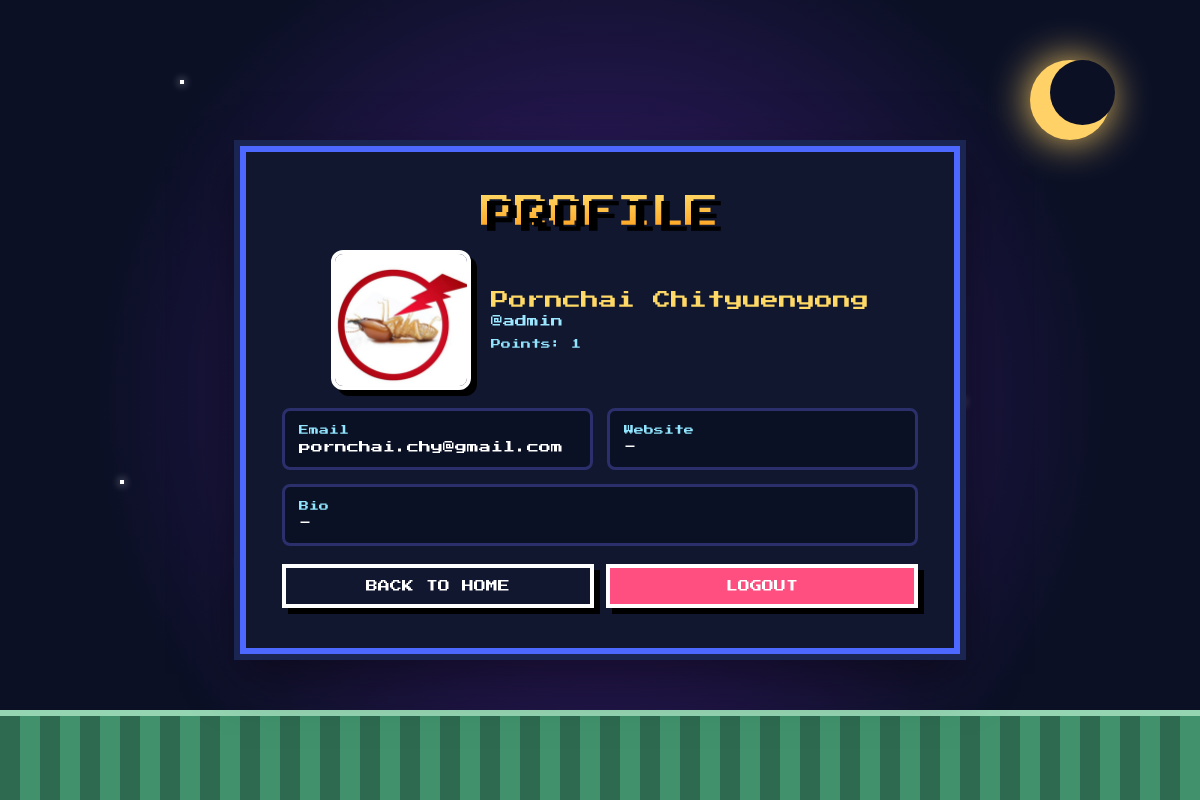
/profile/ (signed in), run on the app's committed database.
### myapp/models.py (models this page shows, shortened)
class Member(models.Model):
    user = models.OneToOneField(User, on_delete=models.CASCADE)
    name = models.CharField(max_length=100, verbose_name='ชื่อ-นามสกุล')
    homenum = models.CharField(max_length=6, verbose_name='บ้านเลขที่')
    email = models.EmailField(verbose_name='อีเมล', null=True, blank=True)
    phone = models.CharField(max_length=10, verbose_name='เบอร์โทร')
    avatar = models.ImageField(upload_to='avatars/', null=True, blank=True, verbose_name='รูปประจำตัว')
    bio = models.TextField(null=True, blank=True, verbose_name='ประวัติส่วนตัว')
    website = models.URLField(null=True, blank=True, verbose_name='เว็บไซต์ส่วนตัว')
    point = models.IntegerField(default=1, verbose_name='คะแนน')

### myapp/views.py (the view)
# urls.py: path('profile/', profile, name='profile'),
@login_required
def profile(request):
    member, created = Member.objects.get_or_create(
        user=request.user
    )
    return render(request, 'profile.html', {
        'member': member
    })

### myapp/templates/profile.html (shortened to what this page needs)
<!DOCTYPE html>
<html lang="en">
<head>
</head>
<body>
<div class="stars">
    <div class="star" style="top:10%;left:15%"></div>
    <div class="star" style="top:50%;left:80%"></div>
    <div class="star" style="top:60%;left:10%"></div>
 </div>
<div class="moon"></div>
<div class="card">
    <div class="title">PROFILE</div>
    <div class="profile-top">
        {% if member.avatar %}
            <img src="{{ member.avatar.url }}" class="avatar" alt="Avatar">
        {% else %}
            <img src="https://www.gravatar.com/avatar/?s=240&d=identicon" class="avatar" alt="Avatar">
        {% endif %}
        <div class="meta">
            <div class="name">{{ member.name|default:"-" }}</div>
            <div class="username">@{{ member.user }}</div>
            <div style="margin-top:6px;font-size:10px;color:#91e5ff"> Points: {{ member.point }}</div>
        </div>
    </div>
    <div class="info-grid">
        <div class="info-card">
            <span class="info-label">Email</span>
            <div class="info-value">{{ member.email|default:"-" }}</div>
        </div>
        <div class="info-card">
            <span class="info-label">Website</span>
            <div class="info-value">{{ member.website|default:"-" }}</div>
        </div>
        <div class="info-card" style="grid-column:1 / -1">
            <span class="info-label">Bio</span>
            <div class="info-value">{{ member.bio|default:"-" }}</div>
        </div>
    </div>
    <div class="btn-group">
        <a href="{% url 'home' %}" class="btn btn-outline">BACK TO HOME</a>
        <a href="{% url 'logout' %}" class="btn btn-logout">LOGOUT</a>
    </div>
</div>
<div class="ground"></div>
</body>
</html>

### myapp/templates/profile.html (style rules this page uses)
* { box-sizing:border-box;margin:0;padding:0 }
body { font-family:'Press Start 2P', cursive; min-height:100vh; display:flex; justify-content:center; align-items:center; overflow:hidden; background: radial-gradient(circle at center, #3f1d78 0%, #0b1025 70%); color:#fff; }
.stars { position:fixed;width:100%;height:100%;overflow:hidden }
.star { position:absolute;width:4px;height:4px;background:#fff;box-shadow:0 0 8px #fff;animation:blink 2s infinite alternate }
.moon { position:absolute;top:60px;right:90px;width:80px;height:80px;background:#ffd166;border-radius:50%;box-shadow:0 0 40px #ffd166 }
.moon:before { content:"";position:absolute;width:65px;height:65px;background:#0b1025;border-radius:50%;left:20px;top:0 }
.card { position:relative;text-align:center;padding:40px 36px;background:#10172e;border:6px solid #4d68ff;box-shadow:0 0 0 6px #1b2552,0 20px 50px rgba(0,0,0,.5);z-index:2;width:min(720px,92%) }
.title { font-size:34px;line-height:1.2;background:linear-gradient(#ffd966,#ff9f1c);-webkit-background-clip:text;-webkit-text-fill-color:transparent;text-shadow:6px 6px #000;margin-bottom:18px }
.profile-top { display:flex;align-items:center;gap:20px;justify-content:center;margin-bottom:18px }
.avatar { width:140px;height:140px;border-radius:12px;object-fit:cover;border:4px solid #fff;box-shadow:6px 6px #000 }
.meta { display:flex;flex-direction:column;align-items:flex-start;gap:6px }
.name { font-size:18px;color:#ffd966 }
.username { color:#9be7ff;font-size:12px }
.info-grid { display:grid;grid-template-columns:1fr 1fr;gap:14px;margin-top:14px }
.info-card { background:#0b1125;padding:14px;border:3px solid #2b2f6b;border-radius:8px;text-align:left }
.info-label { font-size:10px;color:#91e5ff;display:block;margin-bottom:6px }
.info-value { font-size:12px;color:#fff }
.btn-group { display:flex;gap:12px;margin-top:18px }
.btn { flex:1;padding:12px 10px;text-decoration:none;color:#fff;border:4px solid #fff;box-shadow:6px 6px #000;font-size:12px }
.btn-outline { background:#10172e }
.btn-logout { background:#ff4f81 }
.ground { position:absolute;bottom:0;width:100%;height:90px;background:repeating-linear-gradient(90deg,#2d6a4f 0 20px,#40916c 20px 40px);border-top:6px solid #95d5b2 }

### data on the page
Member: avatar (picture), name "Pornchai Chityuenyong", user "admin", point "1", email "pornchai.chy@gmail.com", website "-", bio "-"
